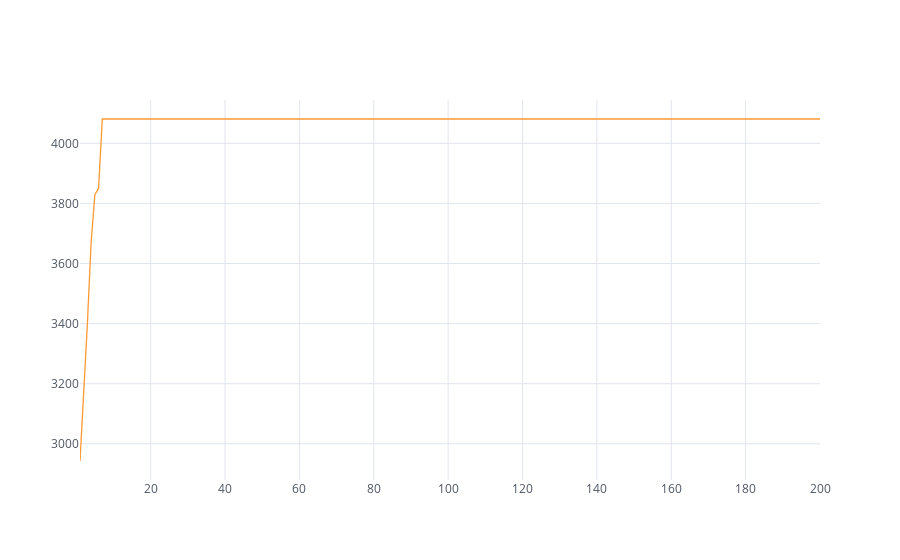

Notebook code cell kept with this figure:
### Code cell
pd.DataFrame.from_records(logger.individuals_by_generation).groupby("generation").agg("mean").iplot(kind="scatter", y="individual_fitness")

### Figure 1 — Plotly figure (JSON) as saved in the notebook; plotly's stock layout.template omitted (floating-point values rounded to 4 significant figures; data arrays with more than 128 entries replaced by an {"elided": "..."} marker saying what was removed)
{"data": [{"line": {"color": "rgba(255, 153, 51, 1.0)", "dash": "solid", "shape": "linear", "width": 1.3}, "mode": "lines", "name": "individual_fitness", "text": "", "type": "scatter", "uid": "78dde012-13c3-4241-8b4e-b82708989c3b", "x": {"elided": "200 int values"}, "y": {"elided": "200 float values"}}], "layout": {"autosize": true, "legend": {"bgcolor": "#FFFFFF", "font": {"color": "#4D5663"}}, "paper_bgcolor": "#FFFFFF", "plot_bgcolor": "#FFFFFF", "title": {"font": {"color": "#4D5663"}}, "xaxis": {"autorange": true, "gridcolor": "#E1E5ED", "range": [1, 200], "showgrid": true, "tickfont": {"color": "#4D5663"}, "title": {"font": {"color": "#4D5663"}, "text": ""}, "type": "linear", "zerolinecolor": "#E1E5ED"}, "yaxis": {"autorange": true, "gridcolor": "#E1E5ED", "range": [2880.0, 4144.0], "showgrid": true, "tickfont": {"color": "#4D5663"}, "title": {"font": {"color": "#4D5663"}, "text": ""}, "type": "linear", "zerolinecolor": "#E1E5ED"}}}
